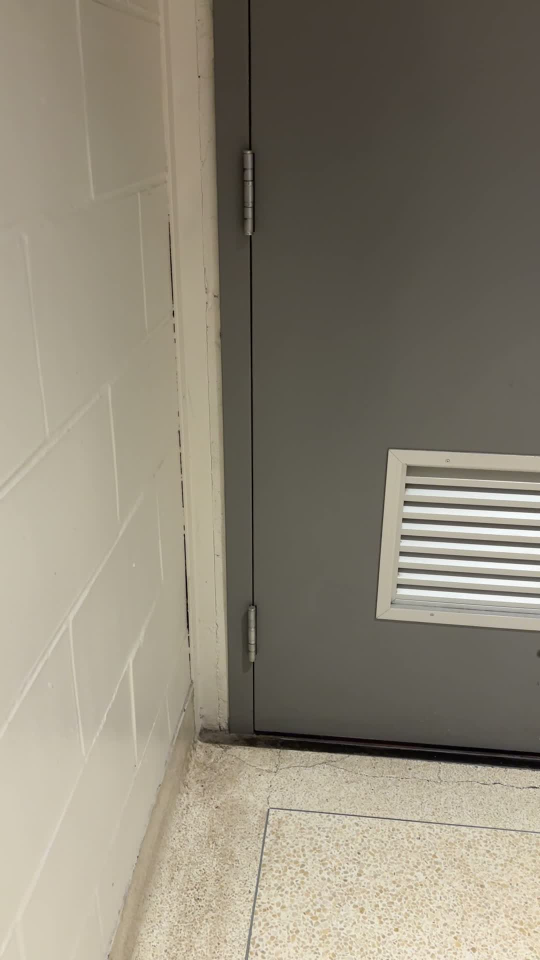
#> input picture src/prototypes/pipline/spatial_reconstruction/projects/seb1/seb1_images/frame_0001.jpg, 1080 x 1920 px (shown at 1/2 size)
$ python -i integrated_live_scan.py   (imports and definitions only)
#> lines starting #> are read from the running program, lines starting #| are printed output that depends on the picture; after the words box and inside, x2 and y2 are one past the last pixel; in counts of white or black regions, pixels touching at a corner belong together
#> further down, picture is the input picture: shape (1920, 1080, 3); mean B, G, R 117.6, 133, 139.8
import cv2
import numpy as np
import os
import json
from datetime import datetime

# ===================== YOLO IMPORT =====================

try:
    from ultralytics import YOLO
    YOLO_AVAILABLE = True
except ImportError:
    YOLO_AVAILABLE = False
    YOLO = None

# ===================== PATHS / CONFIG =====================

BASE_DIR = os.path.dirname(os.path.abspath(__file__))

# Camera calibration file (Charuco)
CALIB_PATH = os.path.join(BASE_DIR, "calibration_charuco.npz")

# ArUco settings
ARUCO_DICT_NAME = cv2.aruco.DICT_4X4_50
MARKER_SIZE_M = 0.096  # 9.6 cm markers

# YOLO
YOLO_WEIGHTS = os.path.join(BASE_DIR, "best.pt")
YOLO_CLASS_NAMES = [
    "toilet",          # 0
    "grab_handle",     # 1
    "mirror",          # 2
    "sink",            # 3
    "soap",            # 4
    "towel",           # 5
    "wheelchair_logo", # 6
    "door-handle"      # 7
]

# Edge detection parameters
CANNY_LOW = 50
CANNY_HIGH = 150
HOUGH_THRESH = 80
MIN_LINE_LENGTH = 50
MAX_LINE_GAP = 10

# Outputs
OUT_TRAJ_NPY = os.path.join(BASE_DIR, "camera_trajectory.npy")
OUT_SUMMARY_JSON = os.path.join(BASE_DIR, "scan_summary.json")


# ===================== UTILS =====================

# [270 lines left out: functions load_calibration, init_aruco, detect_aruco_multimarker, load_yolo_model, run_yolo_detection, not called in this run]


def detect_structural_edges(frame):
    """
    Canny + Hough to find:
      - door_lines: vertical-ish segments (door edges)
      - floor_line: strongest horizontal-ish segment near bottom (wall/floor boundary)
    """
    gray = cv2.cvtColor(frame, cv2.COLOR_BGR2GRAY)
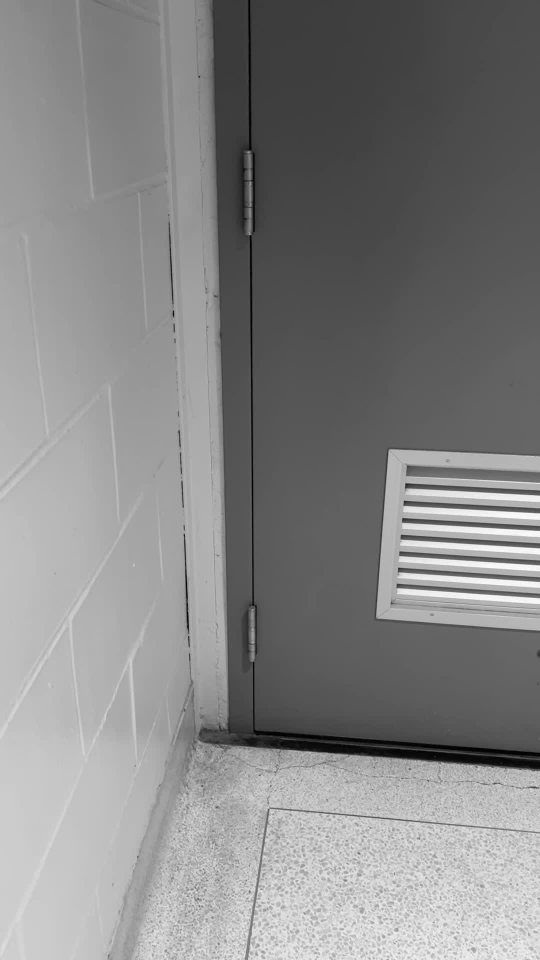
#> gray: shape (1920, 1080) (shown at 1/2 size); min 0, max 255, mean 133.2
    blur = cv2.GaussianBlur(gray, (5, 5), 0)
    edges = cv2.Canny(blur, CANNY_LOW, CANNY_HIGH)
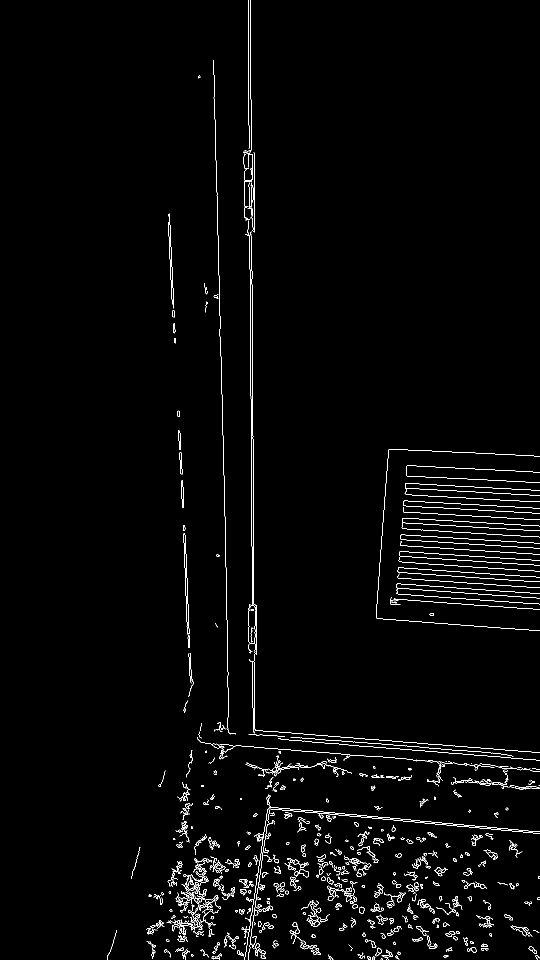
#> edges: shape (1920, 1080) (shown at 1/2 size); 1.8% white in thin lines or dots, all inside (x1, y1, x2, y2) = (215, 0, 1080, 1920)

    lines = cv2.HoughLinesP(
        edges,
        rho=1,
        theta=np.pi / 180,
        threshold=HOUGH_THRESH,
        minLineLength=MIN_LINE_LENGTH,
        maxLineGap=MAX_LINE_GAP,
    )
#> lines = 130 rows, first 6: [504, 1221, 504, 1093], [501, 198, 501, 64], [502, 308, 502, 199], [497, 250, 497, 70], [503, 1092, 503, 934], [505, 1415, 505, 1323]

    door_lines = []
    floor_line = None

    if lines is not None:
        h, w = gray.shape
#> h = 1920; w = 1080
        vertical_tol = 10  # degrees
        horiz_tol = 10     # degrees

        best_floor_score = -1
        best_floor_line = None

        for l in lines:
            x1, y1, x2, y2 = l[0]
            dx = x2 - x1
            dy = y2 - y1
            length = np.hypot(dx, dy)
            if length < MIN_LINE_LENGTH:
                continue

            angle = np.degrees(np.arctan2(dy, dx))

            # Door edges: near-vertical
            if abs(90 - abs(angle)) < vertical_tol:
                x_center = (x1 + x2) / 2
                if w * 0.05 < x_center < w * 0.95:
                    door_lines.append(
                        ((int(x1), int(y1)), (int(x2), int(y2)))
                    )

            # Floor-wall boundary: strong horizontal near bottom
            if abs(angle) < horiz_tol:
                y_center = (y1 + y2) / 2
                bottom_proximity = y_center / h
                score = length * bottom_proximity
                if score > best_floor_score:
                    best_floor_score = score
                    best_floor_line = (
                        (int(x1), int(y1)),
                        (int(x2), int(y2)),
                    )
#> this loop made 130 passes
#> (x1, y1, x2, y2, dx, dy, length, angle) on passes 15 to 17: (887, 1006, 1079, 1016, 192, 10, 192.3, 2.98), (796, 1144, 1076, 1163, 280, 19, 280.6, 3.88), (677, 1630, 1045, 1663, 368, 33, 369.5, 5.12)
#> (x1, y1, x2, y2, dx, dy, length, angle) on passes 19, 20, 21, 23, 24, 26: (812, 1012, 1079, 1026, 267, 14, 267.4, 3), (781, 1198, 1077, 1218, 296, 20, 296.7, 3.87), (795, 1176, 1079, 1196, 284, 20, 284.7, 4.03), (800, 1112, 1055, 1129, 255, 17, 255.6, 3.81), (794, 1167, 1079, 1187, 285, 20, 285.7, 4.01), (808, 1639, 1079, 1663, 271, 24, 272.1, 5.06)

        floor_line = best_floor_line

    return {
        "edges": edges,
        "door_lines": door_lines,
        "floor_line": floor_line,
    }


# [240 lines left out: functions compute_ray_from_pixel, draw_overlay, main, not called in this run]


# [2 lines not run here, left out]

>>> import cv2
>>> picture = cv2.imread('../spatial_reconstruction/projects/seb1/seb1_images/frame_0001.jpg')
>>> result = detect_structural_edges(picture)

$ run again, on src/prototypes/pipline/spatial_reconstruction/projects/seb1/seb1_images/frame_0002.jpg
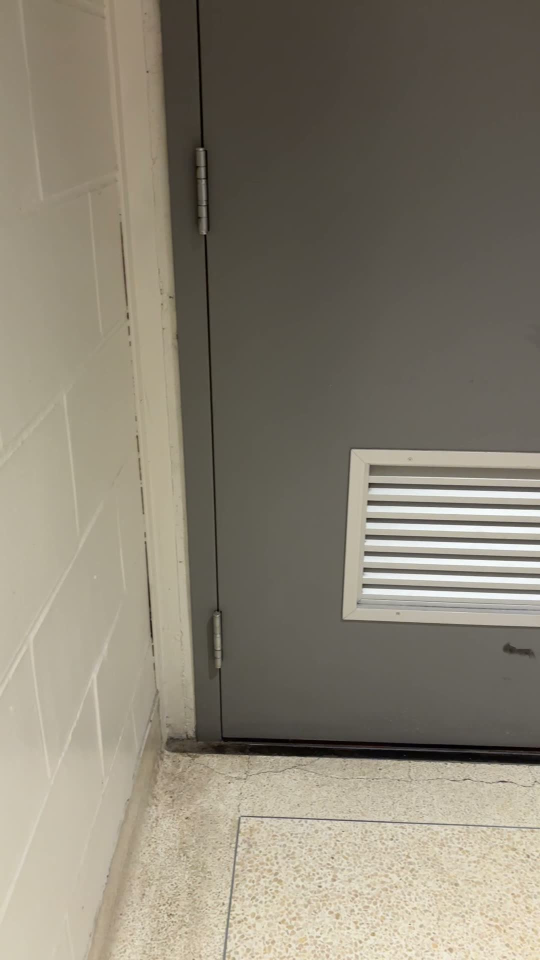
#> input picture src/prototypes/pipline/spatial_reconstruction/projects/seb1/seb1_images/frame_0002.jpg, 1080 x 1920 px (shown at 1/2 size)
#> picture is the input picture: shape (1920, 1080, 3); mean B, G, R 114.3, 129.1, 135.7
#> in detect_structural_edges, `gray = cv2.cvtColor(frame, cv2.COLOR_BGR2GRAY)`:
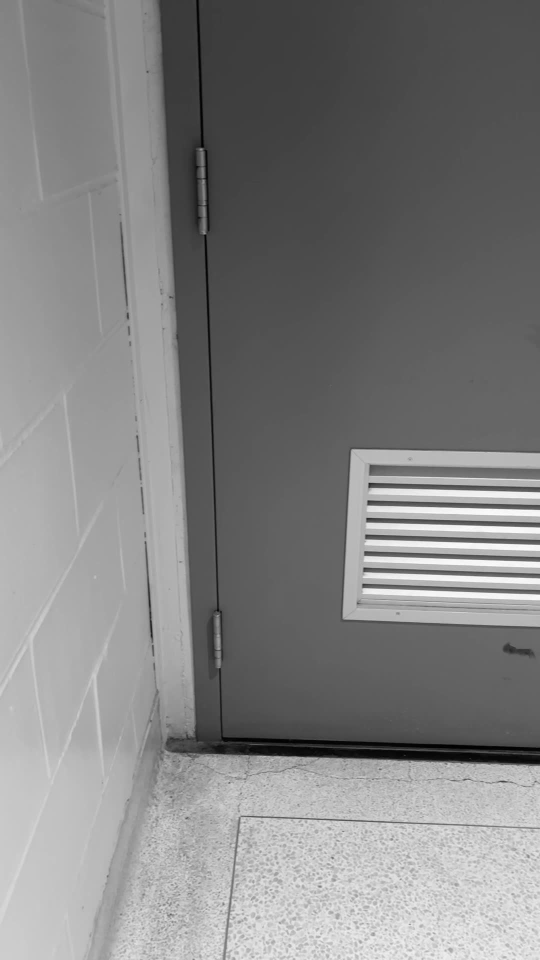
#> gray: shape (1920, 1080) (shown at 1/2 size); min 0, max 255, mean 129.4
#> in detect_structural_edges, `edges = cv2.Canny(blur, CANNY_LOW, CANNY_HIGH)`:
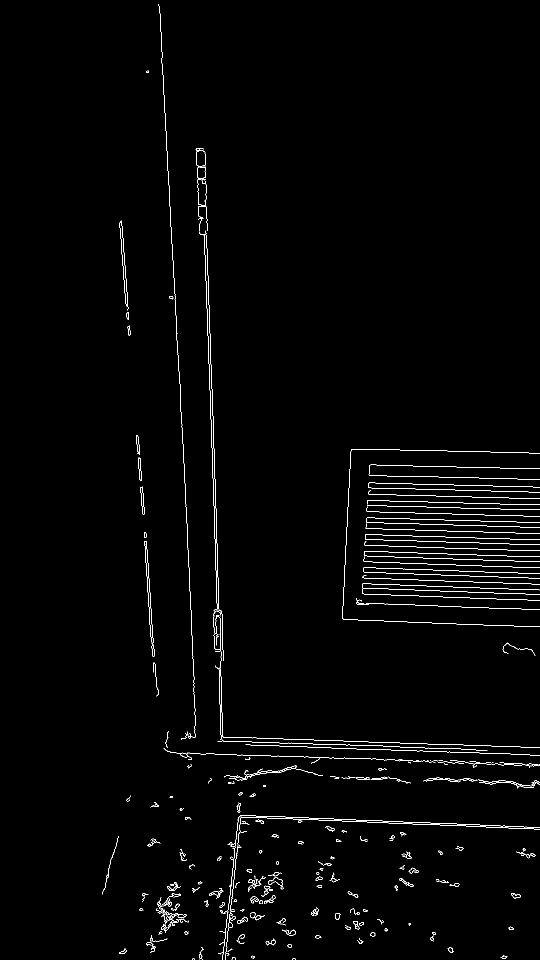
#> edges: shape (1920, 1080) (shown at 1/2 size); 1.3% white in thin lines or dots, all inside (x1, y1, x2, y2) = (204, 8, 1080, 1920)
#> lines = 94 rows, first 6: [360, 780, 375, 1084], [413, 478, 430, 977], [417, 703, 424, 917], [487, 1475, 915, 1489], [290, 1104, 304, 1309], [375, 1085, 383, 1254]
#> the loop in detect_structural_edges, `for l in lines:` made 94 passes
#> (x1, y1, x2, y2, dx, dy, length, angle) on passes 4, 32: (487, 1475, 915, 1489, 428, 14, 428.2, 1.87), (501, 1490, 938, 1505, 437, 15, 437.3, 1.97)

$ run again, on src/prototypes/pipline/spatial_reconstruction/projects/seb1/seb1_images/frame_0003.jpg
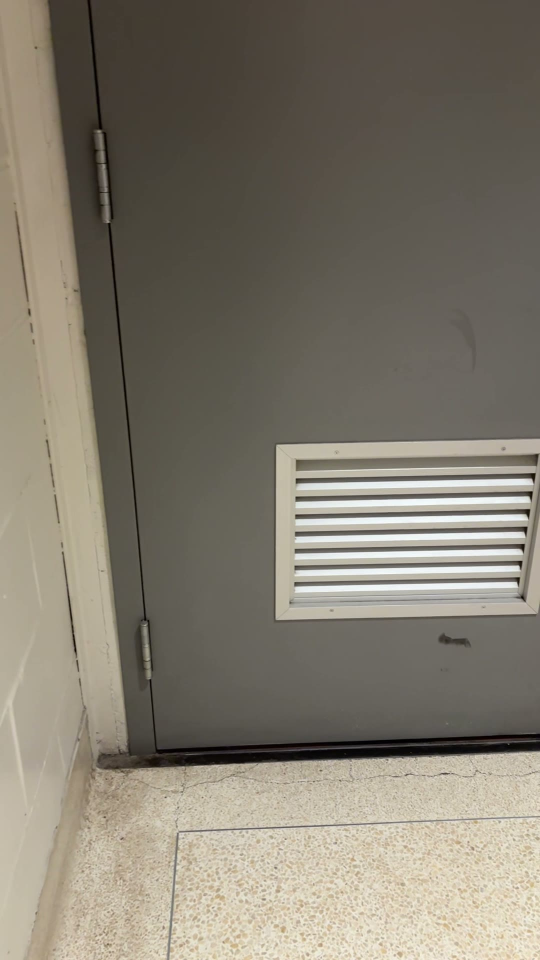
#> input picture src/prototypes/pipline/spatial_reconstruction/projects/seb1/seb1_images/frame_0003.jpg, 1080 x 1920 px (shown at 1/2 size)
#> picture is the input picture: shape (1920, 1080, 3); mean B, G, R 110.1, 123.2, 129.5
#> in detect_structural_edges, `gray = cv2.cvtColor(frame, cv2.COLOR_BGR2GRAY)`:
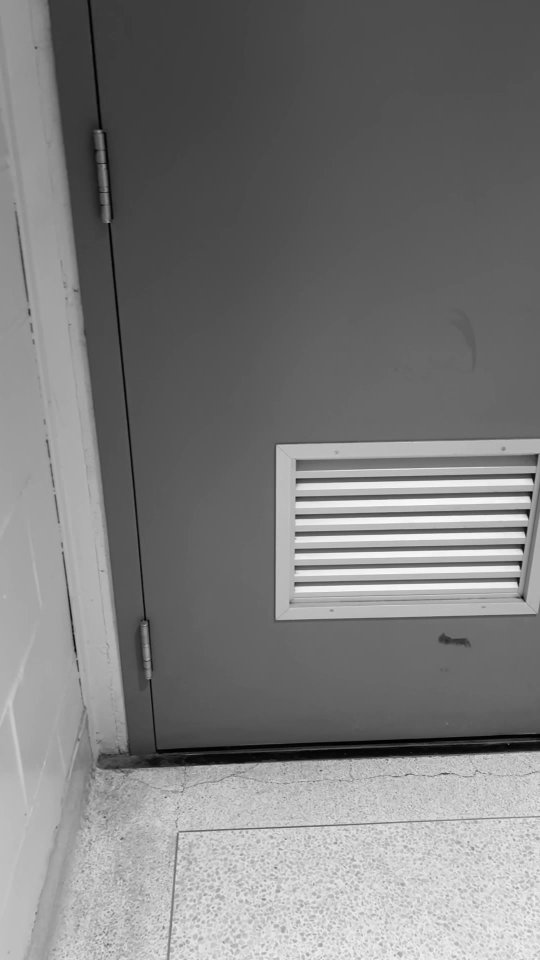
#> gray: shape (1920, 1080) (shown at 1/2 size); min 0, max 254, mean 123.5
#> in detect_structural_edges, `edges = cv2.Canny(blur, CANNY_LOW, CANNY_HIGH)`:
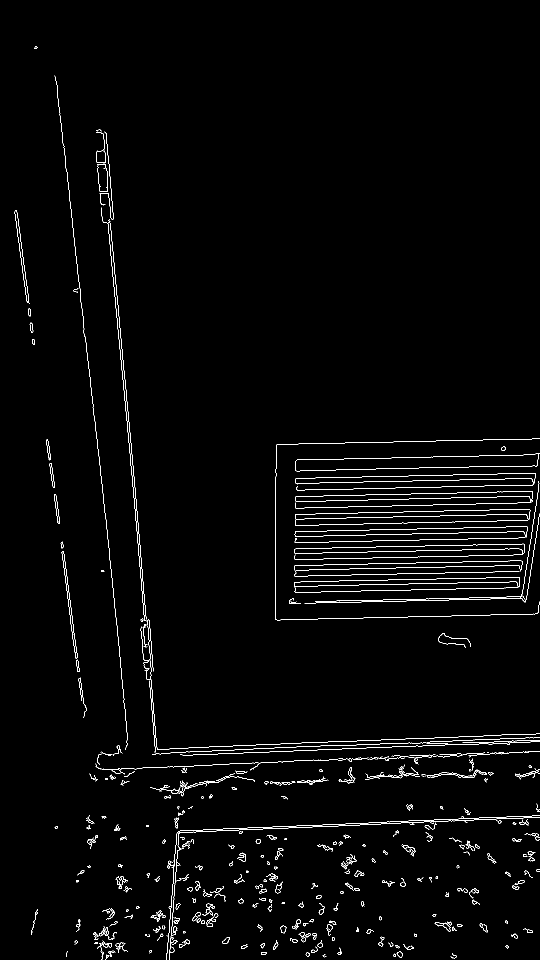
#> edges: shape (1920, 1080) (shown at 1/2 size); 1.7% white in thin lines or dots
#> lines = 138 rows, first 6: [250, 759, 293, 1242], [92, 879, 106, 975], [246, 760, 290, 1254], [301, 1344, 315, 1507], [190, 843, 248, 1397], [656, 1649, 826, 1641]
#> the loop in detect_structural_edges, `for l in lines:` made 138 passes
#> (x1, y1, x2, y2, dx, dy, length, angle) on passes 6, 7, 13, 38: (656, 1649, 826, 1641, 170, -8, 170.2, -2.69), (587, 1501, 783, 1494, 196, -7, 196.1, -2.05), (582, 1486, 810, 1478, 228, -8, 228.1, -2.01), (304, 1508, 537, 1496, 233, -12, 233.3, -2.95)

$ run again, on src/prototypes/pipline/spatial_reconstruction/projects/seb1/seb1_images/frame_0004.jpg
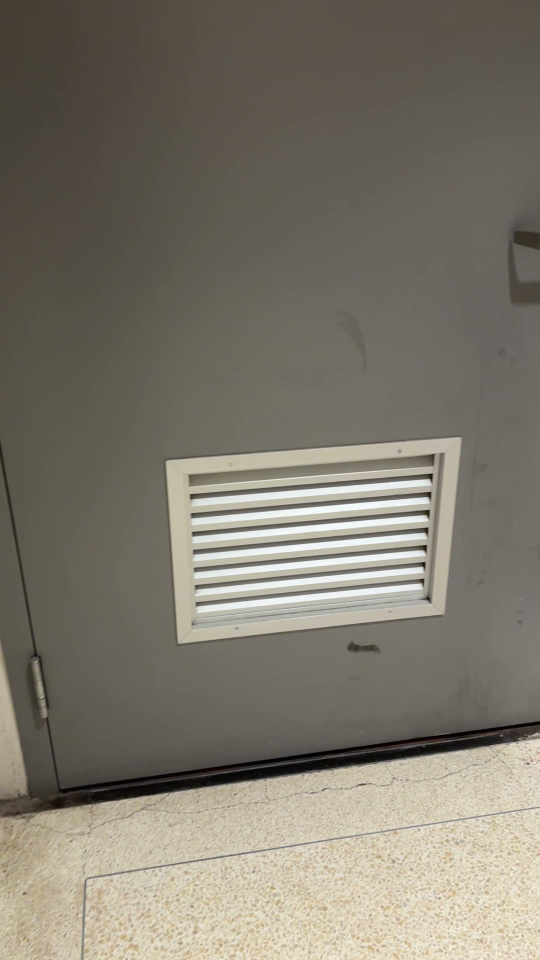
#> input picture src/prototypes/pipline/spatial_reconstruction/projects/seb1/seb1_images/frame_0004.jpg, 1080 x 1920 px (shown at 1/2 size)
#> picture is the input picture: shape (1920, 1080, 3); mean B, G, R 108.7, 120.4, 125.5
#> in detect_structural_edges, `gray = cv2.cvtColor(frame, cv2.COLOR_BGR2GRAY)`:
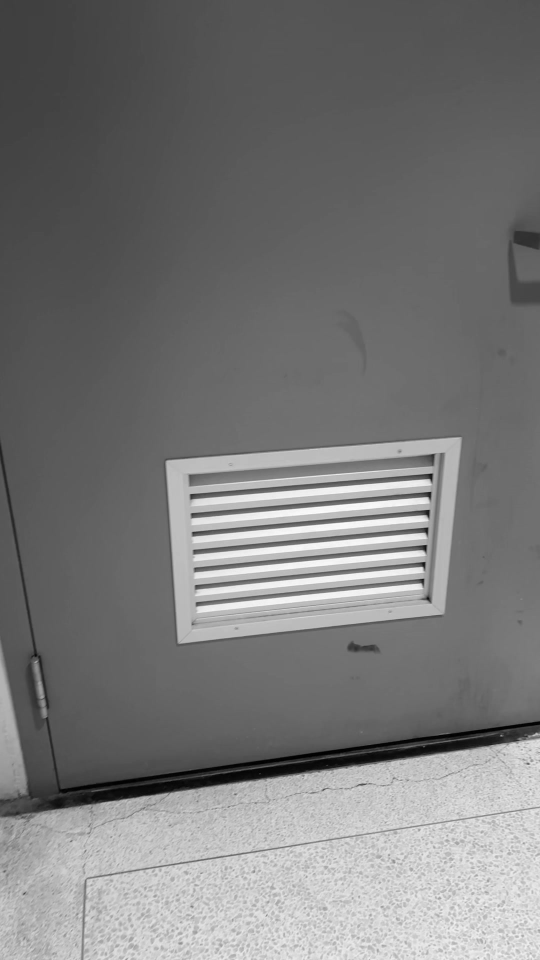
#> gray: shape (1920, 1080) (shown at 1/2 size); min 0, max 255, mean 120.6
#> in detect_structural_edges, `edges = cv2.Canny(blur, CANNY_LOW, CANNY_HIGH)`:
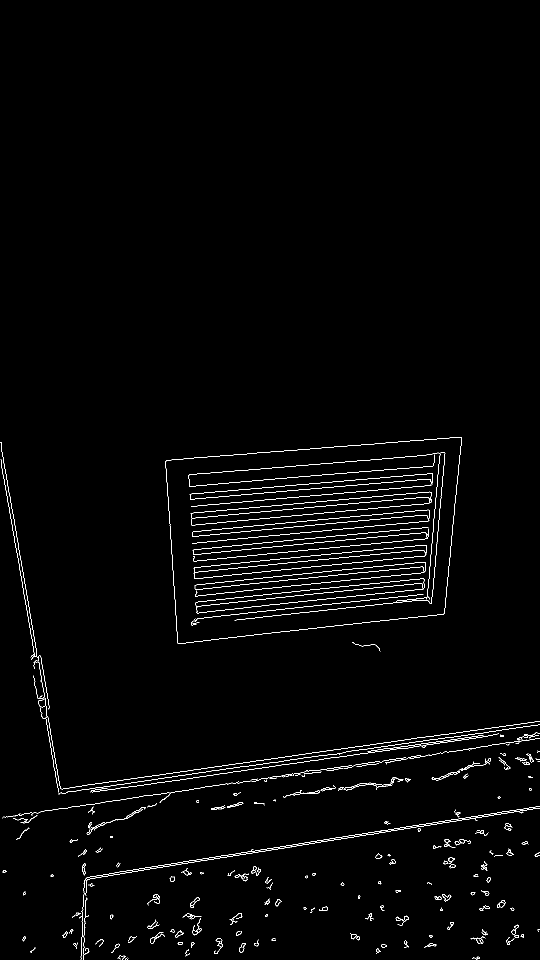
#> edges: shape (1920, 1080) (shown at 1/2 size); 1.4% white in thin lines or dots, all inside (x1, y1, x2, y2) = (1, 874, 1080, 1920)
#> lines = 93 rows, first 6: [841, 1475, 1079, 1442], [176, 1754, 910, 1638], [356, 1551, 549, 1524], [311, 1736, 1074, 1616], [344, 1561, 808, 1496], [382, 999, 885, 955]
#> the loop in detect_structural_edges, `for l in lines:` made 93 passes
#> (x1, y1, x2, y2, dx, dy, length, angle) on passes 1, 2, 4: (841, 1475, 1079, 1442, 238, -33, 240.3, -7.89), (176, 1754, 910, 1638, 734, -116, 743.1, -8.98), (311, 1736, 1074, 1616, 763, -120, 772.4, -8.94)
